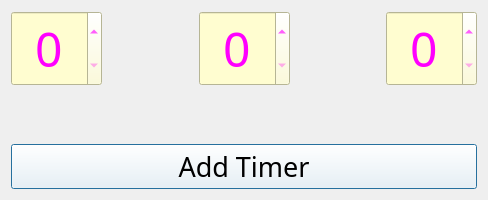
<?xml version="1.0" encoding="UTF-8"?>
<ui version="4.0">
 <class>Timer_diag</class>
 <widget class="QDialog" name="Timer_diag">
  <property name="geometry">
   <rect>
    <x>0</x>
    <y>0</y>
    <width>488</width>
    <height>200</height>
   </rect>
  </property>
  <property name="windowTitle">
   <string>Dialog</string>
  </property>
  <layout class="QVBoxLayout" name="verticalLayout">
   <item>
    <layout class="QHBoxLayout" name="horizontalLayout" stretch="0,0,0,0,0">
     <item>
      <widget class="QSpinBox" name="spinBox_h">
       <property name="font">
        <font>
         <family>MV Boli</family>
         <pointsize>36</pointsize>
        </font>
       </property>
       <property name="styleSheet">
        <string notr="true">background: #fffdd0;
color: #ff00ff;</string>
       </property>
       <property name="alignment">
        <set>Qt::AlignCenter</set>
       </property>
       <property name="maximum">
        <number>23</number>
       </property>
      </widget>
     </item>
     <item>
      <spacer name="horizontalSpacer">
       <property name="orientation">
        <enum>Qt::Horizontal</enum>
       </property>
       <property name="sizeHint" stdset="0">
        <size>
         <width>40</width>
         <height>20</height>
        </size>
       </property>
      </spacer>
     </item>
     <item>
      <widget class="QSpinBox" name="spinBox_m">
       <property name="font">
        <font>
         <family>MV Boli</family>
         <pointsize>36</pointsize>
        </font>
       </property>
       <property name="styleSheet">
        <string notr="true">background: #fffdd0;
color: #ff00ff;</string>
       </property>
       <property name="alignment">
        <set>Qt::AlignCenter</set>
       </property>
       <property name="maximum">
        <number>59</number>
       </property>
      </widget>
     </item>
     <item>
      <spacer name="horizontalSpacer_2">
       <property name="orientation">
        <enum>Qt::Horizontal</enum>
       </property>
       <property name="sizeHint" stdset="0">
        <size>
         <width>40</width>
         <height>20</height>
        </size>
       </property>
      </spacer>
     </item>
     <item>
      <widget class="QSpinBox" name="spinBox_s">
       <property name="font">
        <font>
         <family>MV Boli</family>
         <pointsize>36</pointsize>
        </font>
       </property>
       <property name="cursor">
        <cursorShape>SizeVerCursor</cursorShape>
       </property>
       <property name="styleSheet">
        <string notr="true">background: #fffdd0;
color:#ff00ff;</string>
       </property>
       <property name="alignment">
        <set>Qt::AlignCenter</set>
       </property>
       <property name="maximum">
        <number>59</number>
       </property>
      </widget>
     </item>
    </layout>
   </item>
   <item>
    <spacer name="verticalSpacer">
     <property name="orientation">
      <enum>Qt::Vertical</enum>
     </property>
     <property name="sizeHint" stdset="0">
      <size>
       <width>20</width>
       <height>21</height>
      </size>
     </property>
    </spacer>
   </item>
   <item>
    <widget class="QPushButton" name="Add_btn">
     <property name="font">
      <font>
       <family>MV Boli</family>
       <pointsize>20</pointsize>
      </font>
     </property>
     <property name="styleSheet">
      <string notr="true">background: white;
</string>
     </property>
     <property name="text">
      <string>Add Timer</string>
     </property>
    </widget>
   </item>
  </layout>
 </widget>
 <resources/>
 <connections/>
</ui>
